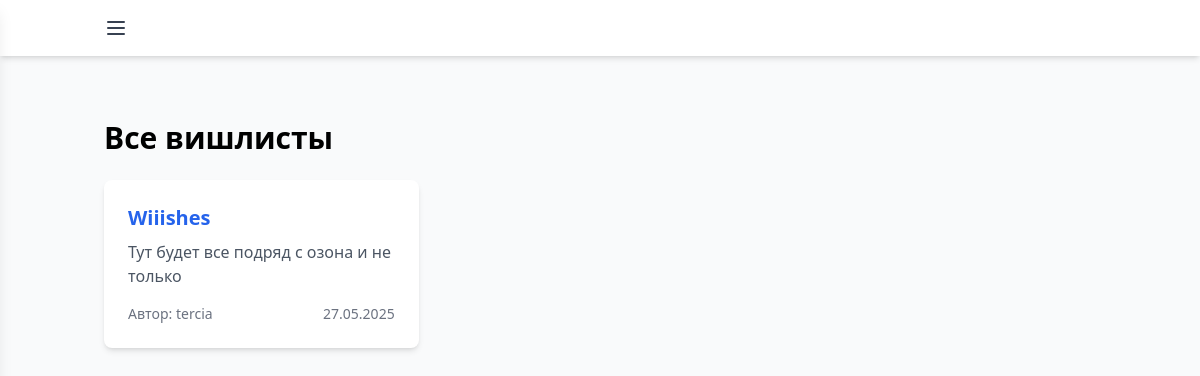
The app's page /, older data.
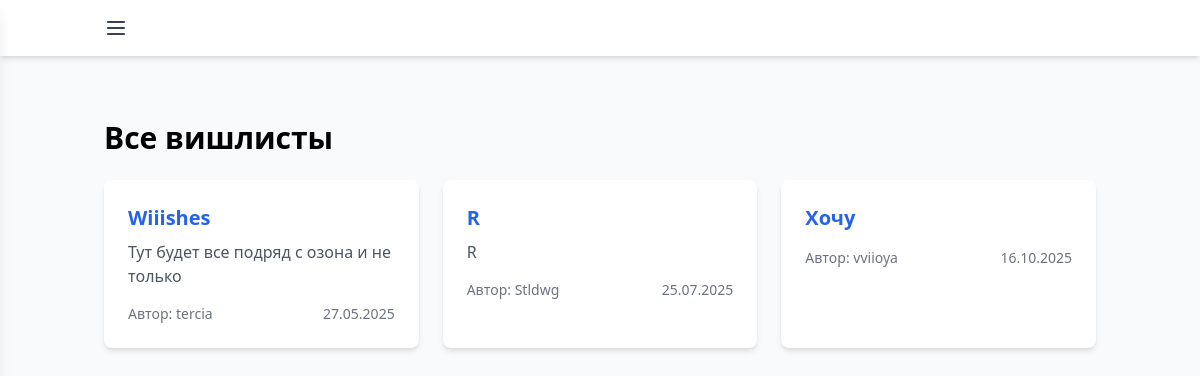
The same page, newer data.
### wishlist/models.py (models this page shows, shortened)
class Wishlist(models.Model):
    user = models.ForeignKey(User, on_delete=models.CASCADE)
    title = models.CharField(max_length=200)
    description = models.TextField()
    created_at = models.DateTimeField(auto_now_add=True)
    likes = models.IntegerField(default=0)

### wishlist/views.py (the view)
# urls.py: path("", views.index, name="index"),
def index(request):
    wishlists = Wishlist.objects.all()
    context = {"wishlists": wishlists}
    print(request.user)
    return render(request, "index.html", context)

### wishlist/templates/index.html
{% extends 'base.html' %}
{% block content %}
<div class="container mx-auto px-4 py-8">
    <h1 class="text-3xl font-bold mb-6">Все вишлисты</h1>
    <div class="grid grid-cols-1 md:grid-cols-2 lg:grid-cols-3 gap-6" id="wishlist-container">
        {% for wishlist in wishlists %}
        <div class="bg-white rounded-lg shadow-md overflow-hidden">
            <div class="p-6">
                <h2 class="text-xl font-semibold mb-2">
                    <a href="{% url 'wishlist_detail' wishlist.id %}" class="text-blue-600 hover:underline">{{ wishlist.title }}</a>
                </h2>
                <p class="text-gray-600 mb-4">{{ wishlist.description }}</p>
                <div class="flex items-center justify-between text-sm text-gray-500">
                    <span>Автор: {{ wishlist.user.username }}</span>
                    <span>{{ wishlist.created_at|date:"d.m.Y" }}</span>
                </div>
            </div>
        </div>
        {% empty %}
        <p class="text-gray-500">Вишлистов пока нет.</p>
        {% endfor %}
    </div>
</div>
{% endblock %}

Row changes from the older to the newer data that the page shows:
added Wishlist: title "R", description "R", user.username "Stldwg", created_at "25.07.2025"
added Wishlist: title "Хочу", user.username "vviioya", created_at "16.10.2025"
